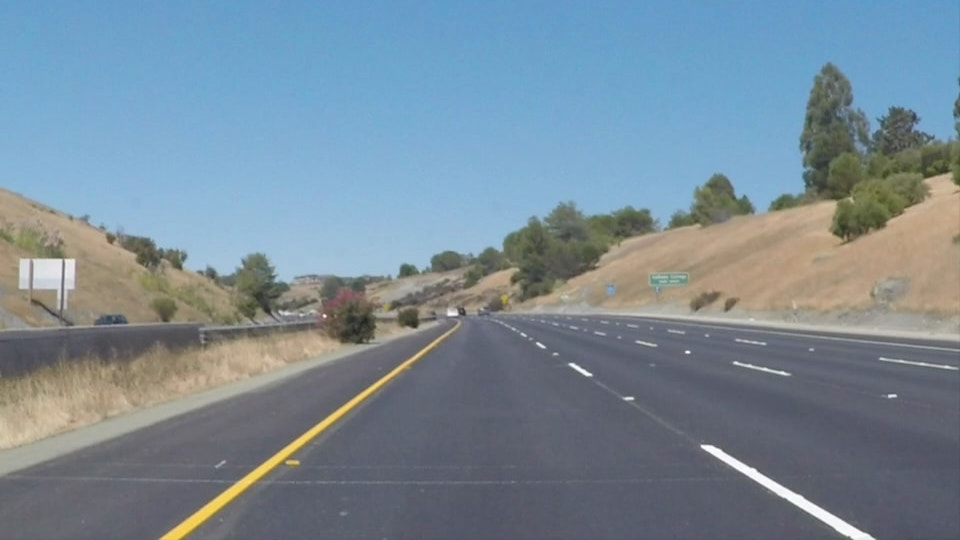
#> input picture CarND-LaneLines-P1-master/test_images/solidYellowCurve2.jpg, 960 x 540 px
$ jupyter execute --allow-errors Find_Lane.ipynb   (shell and % lines are left out)
#> lines starting #> are read from the running program, lines starting #| are printed output that depends on the picture; after the words box and inside, x2 and y2 are one past the last pixel; in counts of white or black regions, pixels touching at a corner belong together
[cell 1]
#importing some useful packages
import matplotlib.pyplot as plt
import matplotlib.image as mpimg
import numpy as np
import cv2
import math

[cell 2]
def grayscale(img):
    """Applies the Grayscale transform
    This will return an image with only one color channel
    but NOTE: to see the returned image as grayscale
    (assuming your grayscaled image is called 'gray')
    you should call plt.imshow(gray, cmap='gray')"""
    return cv2.cvtColor(img, cv2.COLOR_RGB2GRAY)
    # Or use BGR2GRAY if you read an image with cv2.imread()
    # return cv2.cvtColor(img, cv2.COLOR_BGR2GRAY)

def canny(img, low_threshold, high_threshold):
    """Applies the Canny transform"""
    return cv2.Canny(img, low_threshold, high_threshold)

def gaussian_blur(img, kernel_size):
    """Applies a Gaussian Noise kernel"""
    return cv2.GaussianBlur(img, (kernel_size, kernel_size), 0)

def region_of_interest(img, vertices):
    """
    Applies an image mask.

    Only keeps the region of the image defined by the polygon
    formed from `vertices`. The rest of the image is set to black.
    `vertices` should be a numpy array of integer points.
    """
    #defining a blank mask to start with
    mask = np.zeros_like(img)

    #defining a 3 channel or 1 channel color to fill the mask with depending on the input image
    if len(img.shape) > 2:
        channel_count = img.shape[2]  # i.e. 3 or 4 depending on your image
        ignore_mask_color = (255,) * channel_count
    else:
        ignore_mask_color = 255

    #filling pixels inside the polygon defined by "vertices" with the fill color
    poly = cv2.fillPoly(mask, vertices, ignore_mask_color)
#     plt.imshow(poly)
    #returning the image only where mask pixels are nonzero
    masked_image = cv2.bitwise_and(img, mask)
    return masked_image


def draw_lines(img, lines, color=[255, 0, 0], thickness=3):
    """
    NOTE: this is the function you might want to use as a starting point once you want to
    average/extrapolate the line segments you detect to map out the full
    extent of the lane (going from the result shown in raw-lines-example.mp4
    to that shown in P1_example.mp4).

    Think about things like separating line segments by their
    slope ((y2-y1)/(x2-x1)) to decide which segments are part of the left
    line vs. the right line.  Then, you can average the position of each of
    the lines and extrapolate to the top and bottom of the lane.

    This function draws `lines` with `color` and `thickness`.
    Lines are drawn on the image inplace (mutates the image).
    If you want to make the lines semi-transparent, think about combining
    this function with the weighted_img() function below
    """
    for line in lines:
        for x1,y1,x2,y2 in line:
            cv2.line(img, (x1, y1), (x2, y2), color, thickness)

def hough_lines(img, rho, theta, threshold, min_line_len, max_line_gap):
    """
    `img` should be the output of a Canny transform.

    Returns an image with hough lines drawn.
    """
    lines = cv2.HoughLinesP(img, rho, theta, threshold, np.array([]), minLineLength=min_line_len, maxLineGap=max_line_gap)
    line_img = np.zeros((img.shape[0], img.shape[1], 3), dtype=np.uint8)
    draw_lines(line_img, lines)
    return line_img

# Python 3 has support for cool math symbols.

def weighted_img(img, initial_img, α=0.8, β=1., γ=0.1):
    """
    `img` is the output of the hough_lines(), An image with lines drawn on it.
    Should be a blank image (all black) with lines drawn on it.

    `initial_img` should be the image before any processing.

    The result image is computed as follows:

    initial_img * α + img * β + γ
    NOTE: initial_img and img must be the same shape!
    """
    return cv2.addWeighted(initial_img, α, img, β, γ)

[cell 3]
# image_name = 'solidYellowCurve2'
read_file = 'test_images/solidYellowCurve2.jpg'
output_file = 'output_images/solidYellowCurve2_Lane.jpg'
#reading in an image
image = mpimg.imread(read_file)
#> image is the input picture: shape (540, 960, 3); mean R, G, B 120.7, 138.6, 151.5
#printing out some stats and plotting
# print('This image is:', type(image), 'with dimensions:', image.shape)
# plt.imshow(image)  # if you wanted to show a single color channel image called 'gray', for example, call as plt.imshow(gray, cmap='gray')
gray = grayscale(image)
# plt.imshow(gray,cmap='gray')
blur = gaussian_blur(gray,kernel_size=3)
# plt.imshow(blur,cmap='gray')
# Define our parameters for Canny and apply
low_threshold = 50
high_threshold = 150
edge = canny(blur,low_threshold,high_threshold)
#> in canny, `return cv2.Canny(img, low_threshold, high_threshold)`: returned value: shape (540, 960); 2.2% white in thin lines or dots, all inside (x1, y1, x2, y2) = (0, 62, 960, 540)
# plt.imshow(edge,cmap='gray')
imshape = image.shape
#> imshape = (540, 960, 3)
vertices = np.array([[(0,imshape[0]),(450, 320), (500, 320), (imshape[1],imshape[0])]], dtype=np.int32)
masked = region_of_interest(edge,vertices)
#> in region_of_interest, `poly = cv2.fillPoly(mask, vertices, ignore_mask_color)`:
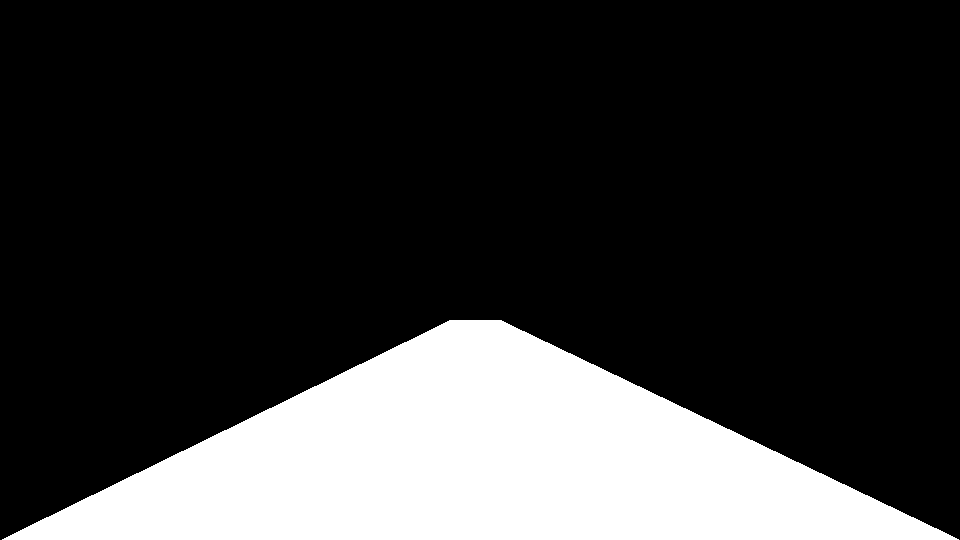
#> mask: shape (540, 960); 21.4% white; 1 white region, box (x1, y1, x2, y2) and area: (2, 320, 959, 540) 111114
#> in region_of_interest, `masked_image = cv2.bitwise_and(img, mask)`: masked_image: shape (540, 960); 0.36% white in thin lines or dots, all inside (x1, y1, x2, y2) = (159, 320, 876, 540)
# plt.imshow(masked,cmap='gray')
# Define the Hough transform parameters
# Make a blank the same size as our image to draw on
rho = 1 # distance resolution in pixels of the Hough grid
theta = np.pi/180 # angular resolution in radians of the Hough grid
threshold = 20    # minimum number of votes (intersections in Hough grid cell)
min_line_length = 100 #minimum number of pixels making up a line
max_line_gap = 100   # maximum gap in pixels between connectable line segments
line_image = np.copy(image)*0 # creating a blank to draw lines on
#> line_image: shape (540, 960, 3); every value is 0
lines = hough_lines(masked, rho, theta, threshold, min_line_length, max_line_gap)
#> in hough_lines, `lines = cv2.HoughLinesP(img, rho, theta, threshold, np.array([]), minL..`: lines = [[178, 538, 460, 325], [159, 539, 460, 321], [159, 538, 460, 320], [500, 323, 874, 539], [617, 397, 852, 538], [500, 320, 709, 445], [700, 447, 851, 538], [251, 482, 460, 324], [497, 322, 702, 445], [179, 538, 281, 461], [498, 320, 875, 538]]
#> the loop in draw_lines, `for line in lines:` made 11 passes
#> after the loop in draw_lines, `for line in lines:`:
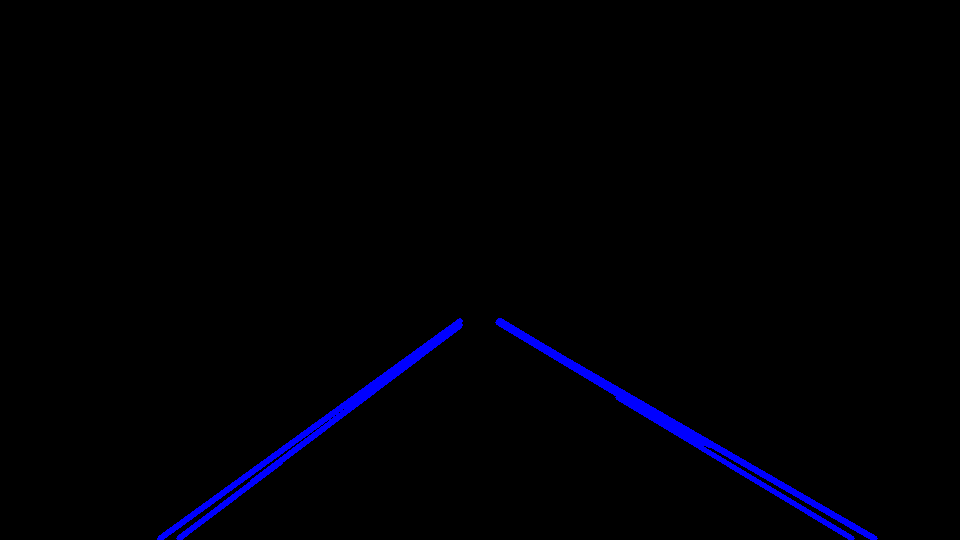
#> img: shape (540, 960, 3); mean of channels 0, 1, 2 4.4, 0, 0; drawn as B, G, R
# plt.imshow(lines)
result = weighted_img(lines, image)
plt.imshow(result)
cv2.imwrite(output_file,result)
#> Out = True

[cell 4]
# image_name = 'solidYellowCurve'
read_file = 'test_images/solidYellowCurve.jpg'
output_file = 'output_images/solidYellowCurve_Lane.jpg'
#reading in an image

image = mpimg.imread(read_file)
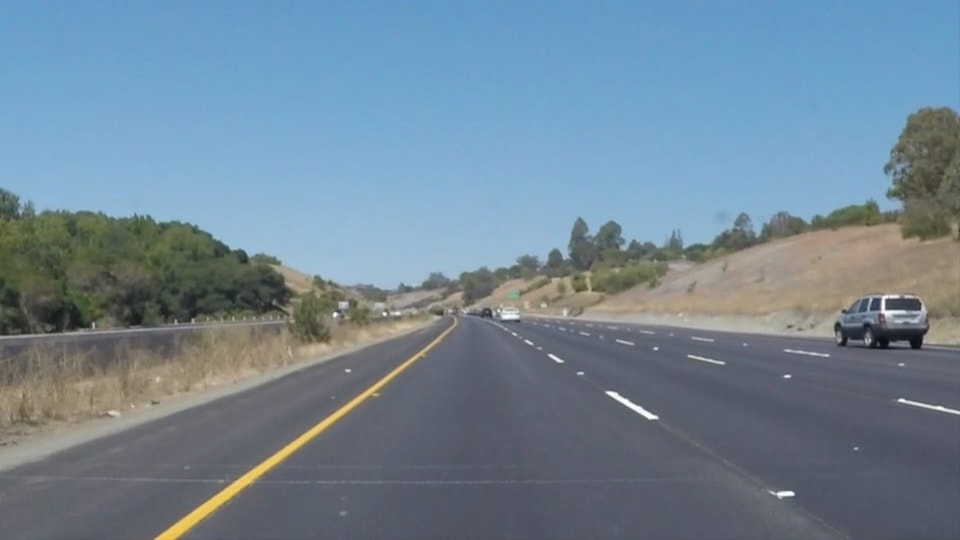
#> input picture CarND-LaneLines-P1-master/test_images/solidYellowCurve.jpg, 960 x 540 px
#> image is the input picture: shape (540, 960, 3); mean R, G, B 113, 133.4, 149
#printing out some stats and plotting
# print('This image is:', type(image), 'with dimensions:', image.shape)
# plt.imshow(image)  # if you wanted to show a single color channel image called 'gray', for example, call as plt.imshow(gray, cmap='gray')
gray = grayscale(image)
# plt.imshow(gray,cmap='gray')
blur = gaussian_blur(gray,kernel_size=7)
# plt.imshow(blur,cmap='gray')
# Define our parameters for Canny and apply
low_threshold = 50
high_threshold = 150
edge = canny(blur,low_threshold,high_threshold)
#> in canny (call 2), `return cv2.Canny(img, low_threshold, high_threshold)`: returned value: shape (540, 960); 1.3% white in thin lines or dots, all inside (x1, y1, x2, y2) = (0, 106, 960, 540)
plt.imshow(edge,cmap='gray')
imshape = image.shape
vertices = np.array([[(0,imshape[0]),(450, 320), (500, 320), (imshape[1],imshape[0])]], dtype=np.int32)
masked = region_of_interest(edge,vertices)
#> in region_of_interest (call 2), `masked_image = cv2.bitwise_and(img, mask)`:
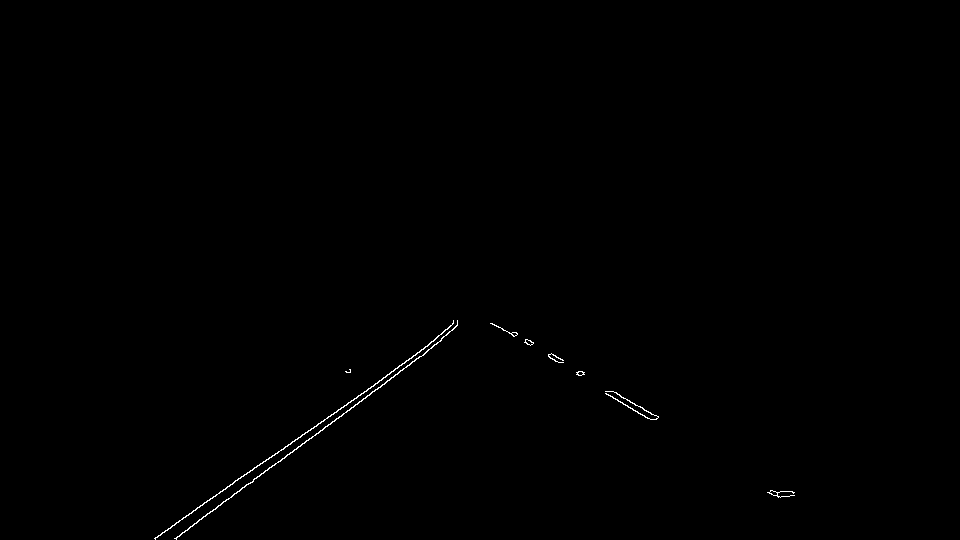
#> masked_image: shape (540, 960); 0.26% white in thin lines or dots, all inside (x1, y1, x2, y2) = (154, 320, 795, 540)
# plt.imshow(masked,cmap='gray')
# Define the Hough transform parameters
# Make a blank the same size as our image to draw on
rho = 1 # distance resolution in pixels of the Hough grid
theta = np.pi/180 # angular resolution in radians of the Hough grid
threshold = 15    # minimum number of votes (intersections in Hough grid cell)
min_line_length = 250 #minimum number of pixels making up a line
max_line_gap = 250   # maximum gap in pixels between connectable line segments
line_image = np.copy(image)*0 # creating a blank to draw lines on
lines = hough_lines(masked, rho, theta, threshold, min_line_length, max_line_gap)
#> the loop in draw_lines (call 2), `for line in lines:` made 11 passes
#> line on passes 1 to 11: [[154, 538, 456, 326]], [[155, 538, 452, 330]], [[176, 539, 441, 340]], [[516, 332, 789, 496]], [[494, 324, 791, 495]], [[197, 507, 457, 325]], [[490, 323, 780, 497]], [[491, 323, 782, 491]], [[176, 537, 446, 334]], [[514, 332, 793, 493]], [[515, 335, 793, 495]]
# plt.imshow(lines)
result = weighted_img(lines, image)
#> call 2 of weighted_img, with α = 0.8, β = 1, γ = 0.1
#> in weighted_img (call 2), `return cv2.addWeighted(initial_img, α, img, β, γ)`:
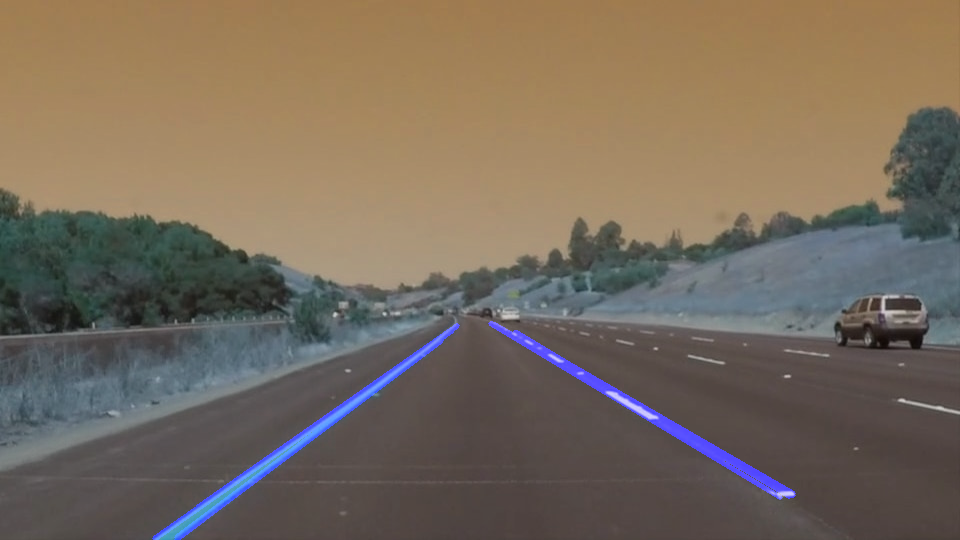
#> returned value: shape (540, 960, 3); mean of channels 0, 1, 2 92.7, 106.7, 119.2; drawn as B, G, R
plt.imshow(result)
cv2.imwrite(output_file,result)
#> Out = True

[cell 5]
# image_name = 'solidYellowLeft'
read_file = 'test_images/solidYellowLeft.jpg'
output_file = 'output_images/solidYellowLeft_Lane.jpg'
#reading in an image

image = mpimg.imread(read_file)
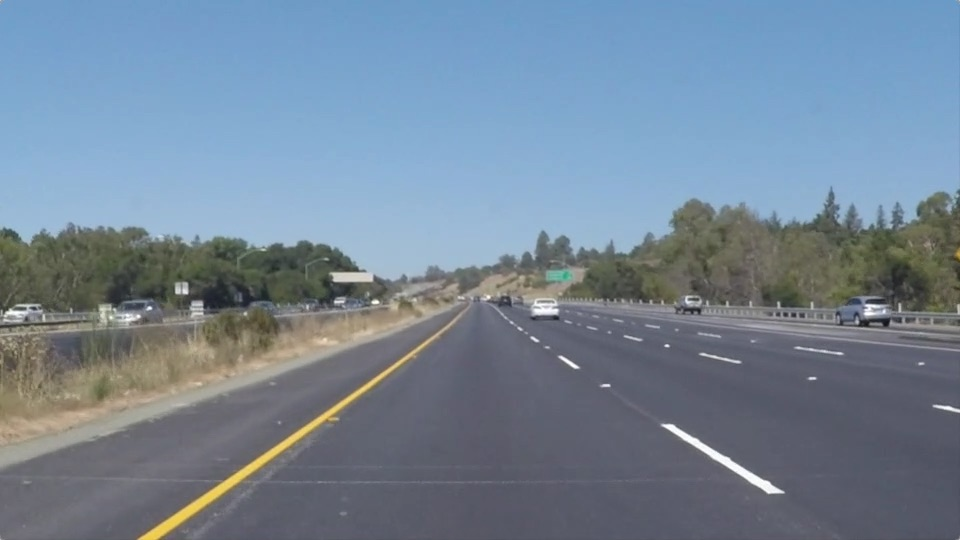
#> input picture CarND-LaneLines-P1-master/test_images/solidYellowLeft.jpg, 960 x 540 px
#> image is the input picture: shape (540, 960, 3); mean R, G, B 116.5, 133.6, 150.8
#printing out some stats and plotting
# print('This image is:', type(image), 'with dimensions:', image.shape)
# plt.imshow(image)  # if you wanted to show a single color channel image called 'gray', for example, call as plt.imshow(gray, cmap='gray')
gray = grayscale(image)
#> in grayscale (call 3), `return cv2.cvtColor(img, cv2.COLOR_RGB2GRAY)`:
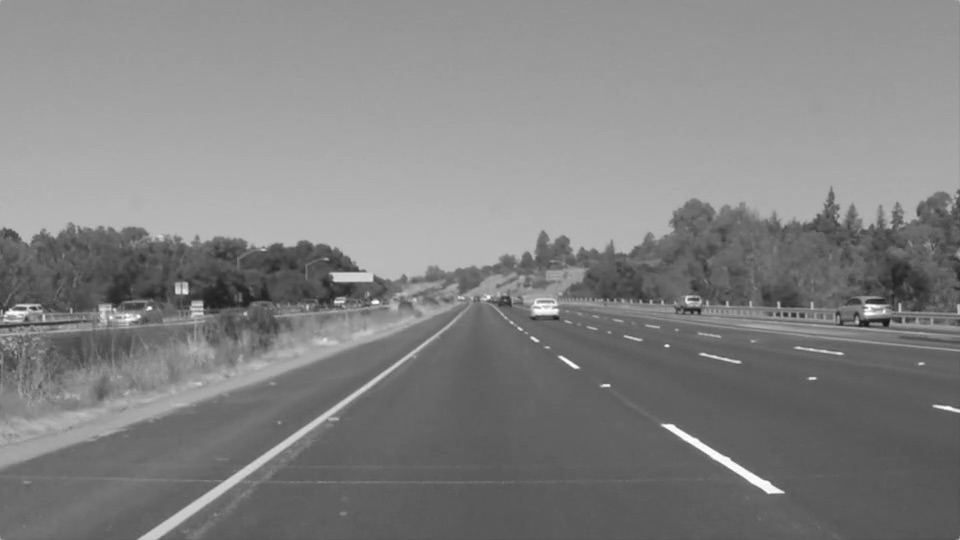
#> returned value: shape (540, 960); min 19, max 255, mean 130.4
# plt.imshow(gray,cmap='gray')
blur = gaussian_blur(gray,kernel_size=7)
# plt.imshow(blur,cmap='gray')
# Define our parameters for Canny and apply
low_threshold = 50
high_threshold = 150
edge = canny(blur,low_threshold,high_threshold)
#> in canny (call 3), `return cv2.Canny(img, low_threshold, high_threshold)`: returned value: shape (540, 960); 1.4% white in thin lines or dots, all inside (x1, y1, x2, y2) = (0, 186, 960, 540)
plt.imshow(edge,cmap='gray')
imshape = image.shape
vertices = np.array([[(0,imshape[0]),(450, 320), (500, 320), (imshape[1],imshape[0])]], dtype=np.int32)
masked = region_of_interest(edge,vertices)
#> in region_of_interest (call 3), `masked_image = cv2.bitwise_and(img, mask)`:
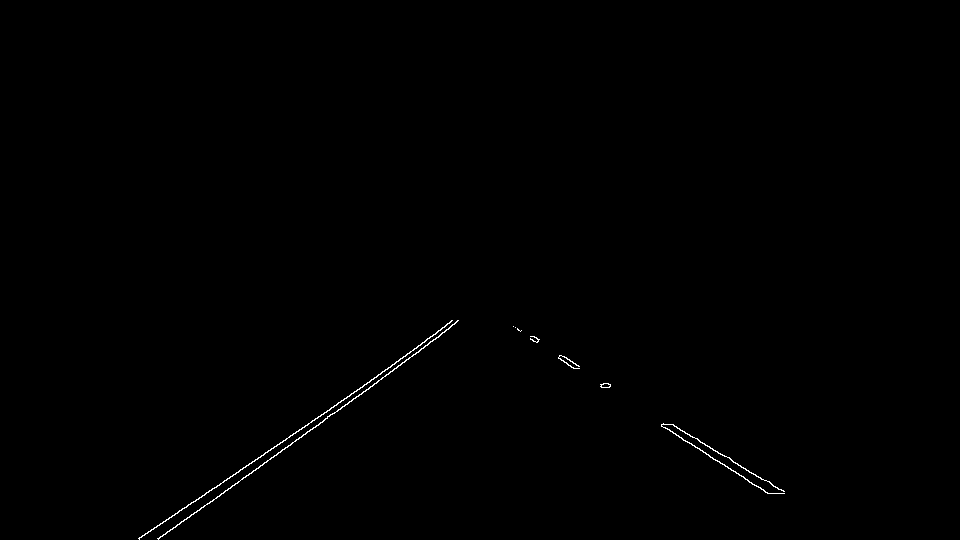
#> masked_image: shape (540, 960); 0.3% white in thin lines or dots, all inside (x1, y1, x2, y2) = (138, 320, 785, 540)
# plt.imshow(masked,cmap='gray')
# Define the Hough transform parameters
# Make a blank the same size as our image to draw on
rho = 1 # distance resolution in pixels of the Hough grid
theta = np.pi/180 # angular resolution in radians of the Hough grid
threshold = 15    # minimum number of votes (intersections in Hough grid cell)
min_line_length = 250 #minimum number of pixels making up a line
max_line_gap = 250   # maximum gap in pixels between connectable line segments
line_image = np.copy(image)*0 # creating a blank to draw lines on
lines = hough_lines(masked, rho, theta, threshold, min_line_length, max_line_gap)
# plt.imshow(lines)
result = weighted_img(lines, image)
#> call 3 of weighted_img, with α = 0.8, β = 1, γ = 0.1
#> in weighted_img (call 3), `return cv2.addWeighted(initial_img, α, img, β, γ)`:
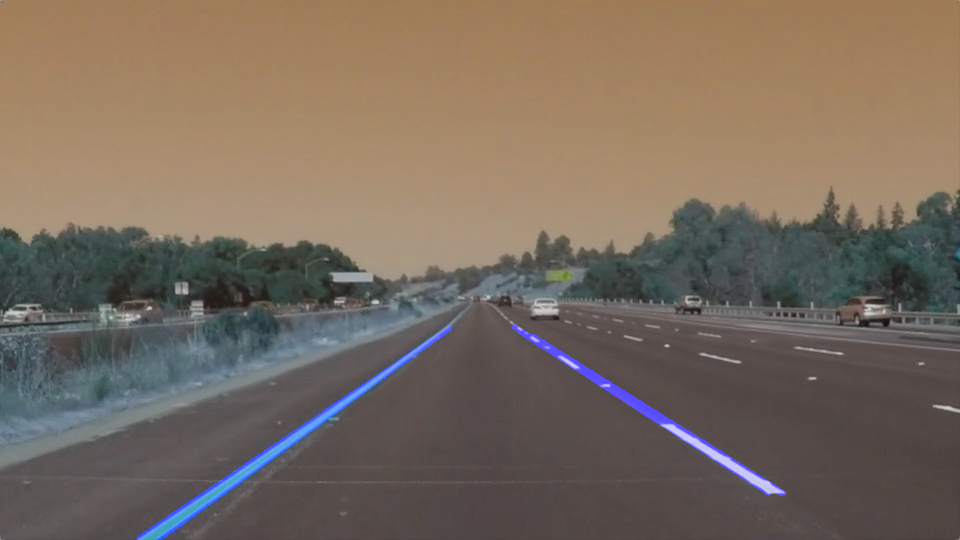
#> returned value: shape (540, 960, 3); mean of channels 0, 1, 2 94.8, 106.9, 120.6; drawn as B, G, R
plt.imshow(result)
cv2.imwrite(output_file,result)
#> Out = True

[cell 6]
# image_name = 'solidWhiteRight'
read_file = 'test_images/solidWhiteRight.jpg'
output_file = 'output_images/solidWhiteRight_Lane.jpg'
#reading in an image

#> (the rest of this cell did not finish here and is left out)

[cell 7]
image_name = 'whiteCarLaneSwitch'
#> image_name = 'whiteCarLaneSwitch'
# image_name = 'solidWhiteCurve'


read_file = 'test_images/whiteCarLaneSwitch.jpg'
output_file = 'output_images/whiteCarLaneSwitch_Lane.jpg'
#reading in an image

#> (the rest of this cell did not finish here and is left out)

[cell 8]
image_name = 'solidWhiteCurve'
#> image_name = 'solidWhiteCurve'


read_file = 'test_images/solidWhiteCurve.jpg'
output_file = 'output_images/solidWhiteCurve_Lane.jpg'
#reading in an image

#> (the rest of this cell did not finish here and is left out)
